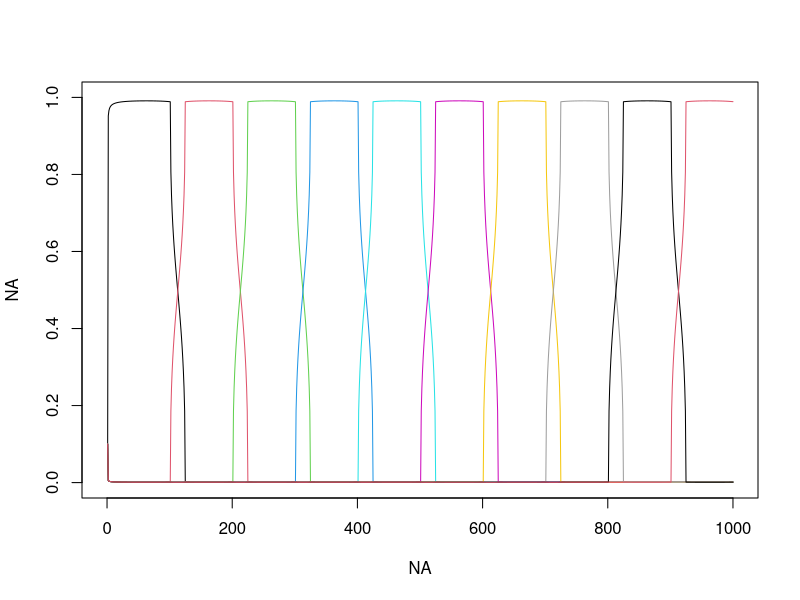
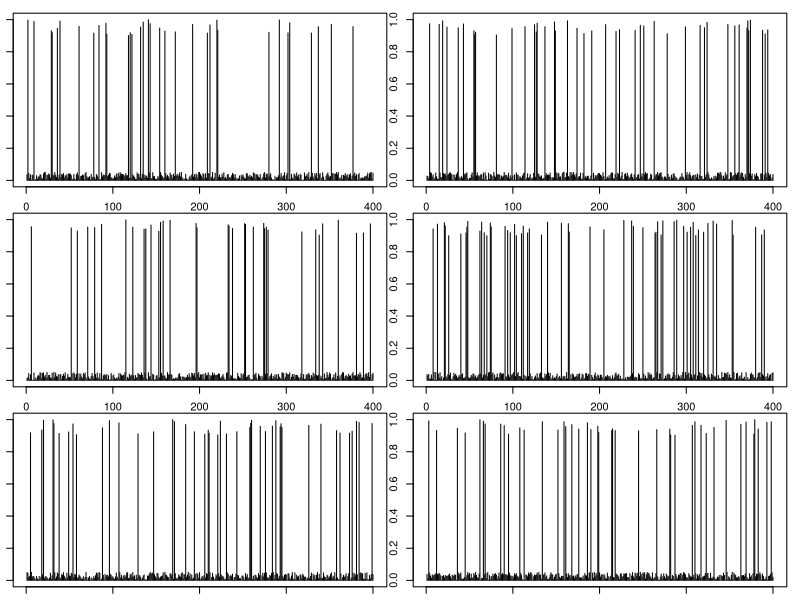
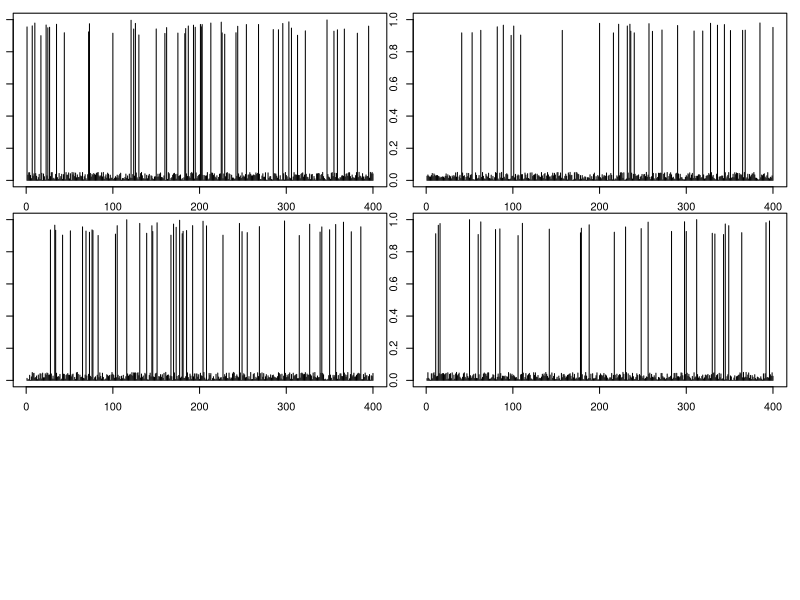
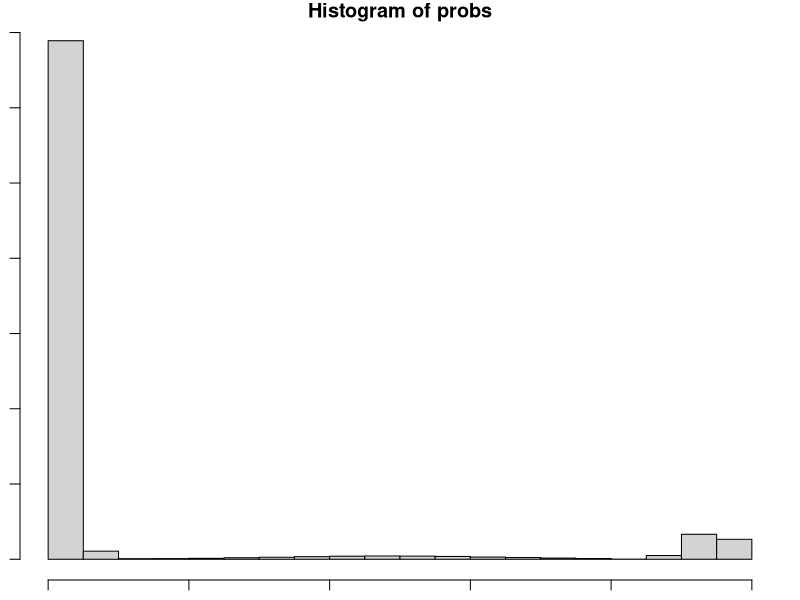
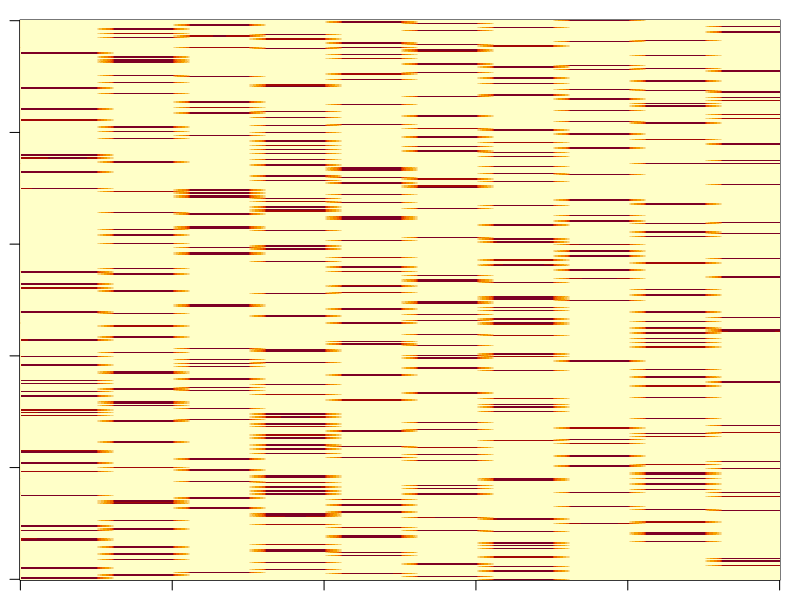

Source code (R) for these figures, in order: (Note: this script raises an error after producing the figures.)
rm(list=ls(all=TRUE))
set.seed(5)

nloc=1000
nobs=5
nspp=400
y=matrix(NA,nloc,nspp)

loc.id=rep(1:nloc,each=nobs)
ncommun=10

#generate thetas
base=floor(nloc/(ncommun-2))

x=seq(from=-1,to=1,length.out=base)
y=sqrt(1-(x^2))*0.1
min1=0.0001
y[y<min1]=min1
# plot(x,y)

init=floor(nloc/ncommun)
seq1=c(seq(from=1,to=nloc,by=init),nloc)

theta=matrix(min1,nloc,ncommun)
for (i in 1:ncommun){
  seq2=seq1[i]:(seq1[i]+base-1)
  seq3=seq2[seq2<=nloc]
  theta[seq3,i]=y[1:length(seq3)]
}
theta=theta/matrix(apply(theta,1,sum),nloc,ncommun)
theta.true=theta

plot(NA,NA,xlim=c(0,nloc),ylim=c(0,1))
for (i in 1:ncommun) lines(1:nloc,theta[,i],col=i)

#generate phi's
phi=matrix(NA,ncommun,nspp)
k=sample(c(rep(2,10),rep(1,nspp-10)),size=nspp)#some species belong to multiple communities
table(k)
for (i in 1:nspp){
  tmp=c(runif(k[i],0.9,1),runif(ncommun-k[i],0,0.05))
  phi[,i]=sample(tmp,size=ncommun)
}
phi.true=phi

par(mfrow=c(3,2),mar=rep(1,4))
for (i in 1:ncommun) plot(phi[i,],type='h',ylim=c(0,1))

#generate data
probs=theta%*%phi
cond=probs<0.00001; sum(cond)
probs[cond]=0.00001
cond=probs>0.99999; sum(cond)
probs[cond]=0.99999

par(mfrow=c(1,1))
hist(probs)
image(probs)
probs1=probs[loc.id,]

#number of observations per location
obs=matrix(rbinom(nrow(probs1)*ncol(probs1),size=1,prob=probs1),nrow(probs1),ncol(probs1))
colnames(obs)=paste('spp',1:nspp,sep='')
obs1=cbind(obs,loc.id)
colnames(obs1)[ncol(obs1)]='loc.id'

setwd('U:\\presence absence model\\github-presence_absence-SB')
write.csv(obs1,'fake data y.csv',row.names=F)
